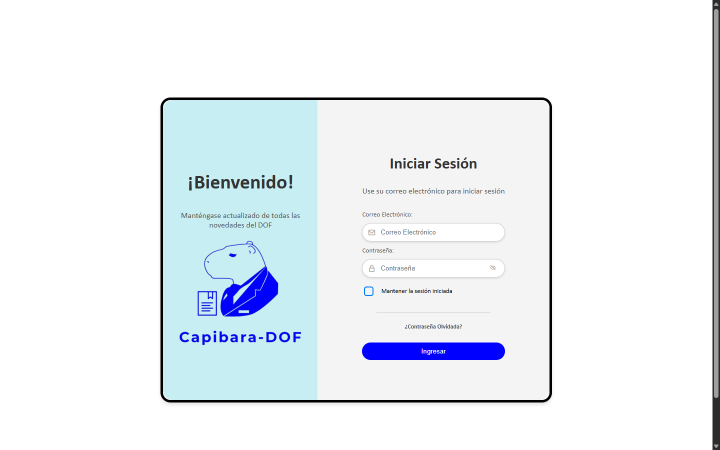
#> input picture docs/user-flow/01-login.png, 1440 x 900 px, found by its file name (shown at 1/2 size)
$ python generate_user_flow.py
#> lines starting #> are read from the running program, lines starting #| are printed output that depends on the picture; after the words box and inside, x2 and y2 are one past the last pixel; in counts of white or black regions, pixels touching at a corner belong together
"""Create a user-journey GIF from real DOF-RAG interface screenshots."""

from __future__ import annotations

import argparse
from pathlib import Path

from PIL import Image, ImageDraw, ImageFont, ImageOps

WIDTH, HEIGHT = 1000, 780
APP_BOX = (30, 88, 970, 675)
APP_SIZE = (APP_BOX[2] - APP_BOX[0], APP_BOX[3] - APP_BOX[1])
FONT_ROOT = Path("C:/Windows/Fonts")
BACKGROUND = "#081321"
PANEL = "#0d1a2b"
WHITE = "#f2f7fb"
MUTED = "#a8b9ca"
TEAL = "#53e1c0"

STEPS = (
    ("Sign in", "Enter the workspace through the Spanish-language login screen."),
    ("Open the archive", "Check the local DOF edition and available pages."),
    ("Get a cited answer", "Read the answer with document and page references."),
    ("Choose a document", "Browse available local editions and summaries."),
    ("Review the overview", "Read a concise view generated from selected excerpts."),
)
CAPTURE_NAMES = (
    "01-login.png",
    "02-home.png",
    "03-query-answer.png",
    "04-summary-list.png",
    "05-summary-open.png",
)


def load_font(size: int, *, bold: bool = False) -> ImageFont.FreeTypeFont | ImageFont.ImageFont:
    filename = "seguisb.ttf" if bold else "segoeui.ttf"
    try:
        return ImageFont.truetype(str(FONT_ROOT / filename), size)
    except OSError:
        return ImageFont.load_default()


def app_screenshot(path: Path) -> Image.Image:
    screenshot = Image.open(path).convert("RGB")
#> screenshot is the input picture: PIL image 1440x900 RGB; mean R, G, B 236.3, 241.5, 245.9
    if screenshot.width > 1200:
        screenshot = screenshot.crop((0, 0, screenshot.width - 12, screenshot.height))
#> screenshot: PIL image 1428x900 RGB
    return ImageOps.fit(
        screenshot,
        APP_SIZE,
        method=Image.Resampling.LANCZOS,
        centering=(0.5, 0.5),
    )


def rounded_mask(size: tuple[int, int], radius: int) -> Image.Image:
    mask = Image.new("L", size, 0)
    ImageDraw.Draw(mask).rounded_rectangle(
        (0, 0, size[0] - 1, size[1] - 1), radius=radius, fill=255
    )
    return mask


def wrap_text(draw: ImageDraw.ImageDraw, text: str, font: ImageFont.ImageFont, width: int) -> list[str]:
    lines: list[str] = []
    line = ""
    for word in text.split():
        candidate = f"{line} {word}".strip()
        if line and draw.textbbox((0, 0), candidate, font=font)[2] > width:
            lines.append(line)
            line = word
        else:
            line = candidate
    if line:
        lines.append(line)
    return lines


def compose_frame(screenshot: Image.Image, step_index: int) -> Image.Image:
#> called with step_index = 0
    image = Image.new("RGB", (WIDTH, HEIGHT), BACKGROUND)
    draw = ImageDraw.Draw(image)
    draw.ellipse((780, -330, 1230, 120), fill="#0b2330")
    draw.ellipse((-260, 570, 190, 1020), fill="#10182d")

    draw.text((32, 18), "DOF-RAG  /  USER JOURNEY", font=load_font(13, bold=True), fill=TEAL)
    draw.text((32, 41), "From a question to its source", font=load_font(23, bold=True), fill=WHITE)
    draw.text((915, 27), f"{step_index + 1:02d} / {len(STEPS):02d}", font=load_font(14, bold=True), fill=MUTED, anchor="ra")

    left, top, right, bottom = APP_BOX
    shadow = Image.new("RGBA", (WIDTH, HEIGHT), (0, 0, 0, 0))
#> shadow: PIL image 1000x780 RGBA; every value is 0
    shadow_draw = ImageDraw.Draw(shadow)
    shadow_draw.rounded_rectangle((left, top + 5, right, bottom + 5), radius=14, fill=(0, 0, 0, 130))
    image = Image.alpha_composite(image.convert("RGBA"), shadow).convert("RGB")
    screenshot = screenshot.resize(APP_SIZE, Image.Resampling.LANCZOS)
    image.paste(screenshot, (left, top), rounded_mask(APP_SIZE, 12))
#> in rounded_mask, `mask = Image.new("L", size, 0)`: mask: PIL image 940x587 L; every value is 0
#> in rounded_mask, `ImageDraw.Draw(mask).rounded_rectangle( (0, 0, size[0] - 1, size[1] - ..`:
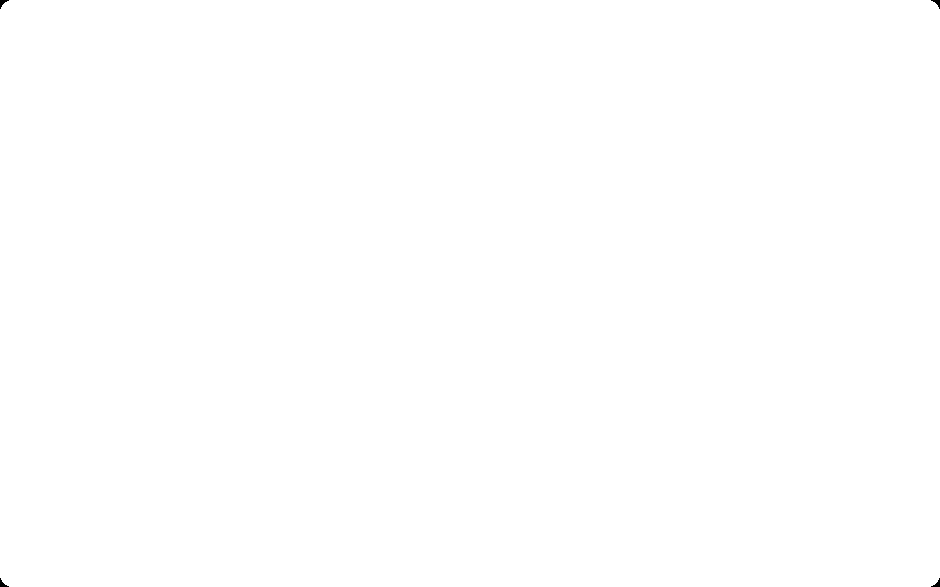
#> mask: PIL image 940x587 L; 100% white; 4 black regions, box (x1, y1, x2, y2) and area: (0, 0, 9, 9) 34, (931, 0, 940, 9) 34, (0, 578, 9, 587) 34, (931, 578, 940, 587) 34
    ImageDraw.Draw(image).rounded_rectangle(
        APP_BOX, radius=12, outline="#26394e", width=1
    )

    number_font = load_font(22, bold=True)
    title_font = load_font(16, bold=True)
    subtitle_font = load_font(12)
    title, subtitle = STEPS[step_index]
    draw = ImageDraw.Draw(image)
    draw.text((32, 694), f"{step_index + 1:02d}", font=number_font, fill=TEAL)
    draw.text((84, 692), title.upper(), font=title_font, fill=WHITE)
    lines = wrap_text(draw, subtitle, subtitle_font, 820)
#> lines = 1 item
    for index, line in enumerate(lines[:2]):
        draw.text((84, 716 + index * 16), line, font=subtitle_font, fill=MUTED)
#> this loop made 1 pass

    rail_y = 760
    rail_start, rail_end = 84, 916
    draw.line((rail_start, rail_y, rail_end, rail_y), fill="#304258", width=2)
    spacing = (rail_end - rail_start) / (len(STEPS) - 1)
    for index in range(len(STEPS)):
        x = round(rail_start + index * spacing)
        color = TEAL if index == step_index else "#607286" if index < step_index else "#304258"
        radius = 5 if index == step_index else 3
        draw.ellipse((x - radius, rail_y - radius, x + radius, rail_y + radius), fill=color)
    return image


def make_gif(capture_dir: Path, output: Path) -> None:
    missing = [capture_dir / name for name in CAPTURE_NAMES if not (capture_dir / name).is_file()]
    if missing:
        raise FileNotFoundError("Missing app screenshots: " + ", ".join(map(str, missing)))

    frames = [
        compose_frame(app_screenshot(capture_dir / filename), index)
        for index, filename in enumerate(CAPTURE_NAMES)
    ]
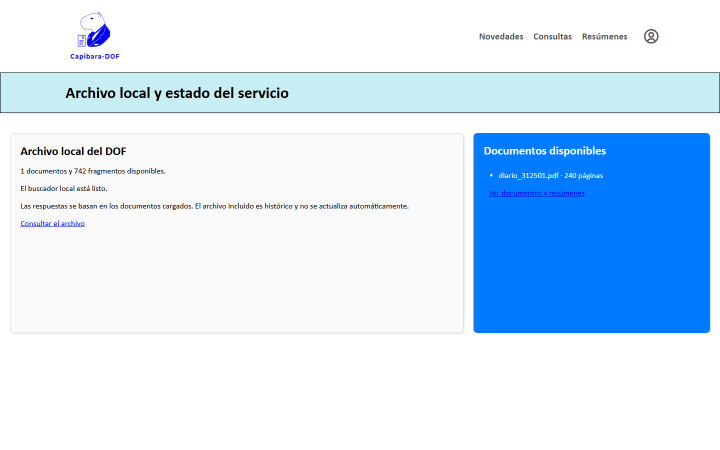
#> input picture docs/user-flow/02-home.png, 1440 x 900 px, found by its file name (shown at 1/2 size)
#> in app_screenshot, screenshot is the input picture: PIL image 1440x900 RGB; mean R, G, B 208.8, 229.8, 249.7
#> the loop in compose_frame (call 2), `for index, line in enumerate(lines[:2]):` made 1 pass
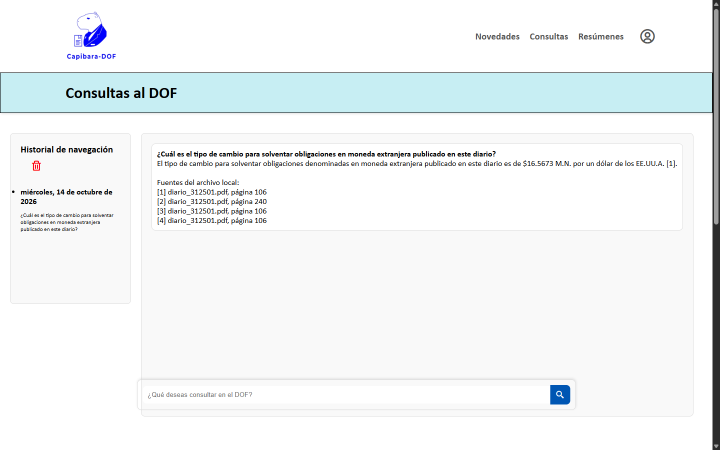
#> input picture docs/user-flow/03-query-answer.png, 1440 x 900 px, found by its file name (shown at 1/2 size)
#> in app_screenshot, screenshot is the input picture: PIL image 1440x900 RGB; mean R, G, B 241.8, 245.2, 246
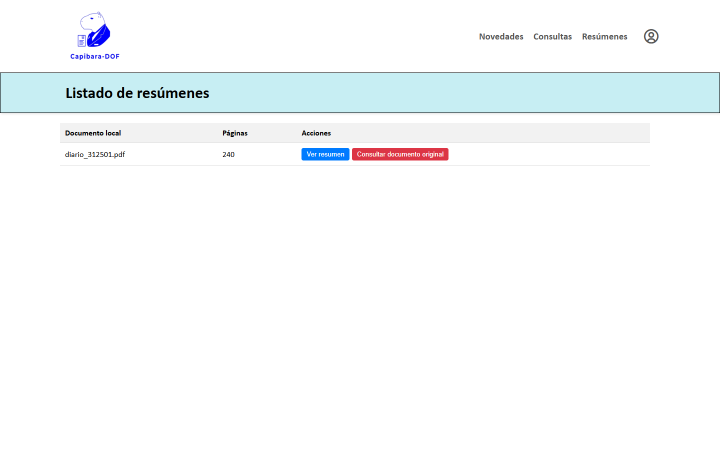
#> input picture docs/user-flow/04-summary-list.png, 1440 x 900 px, found by its file name (shown at 1/2 size)
#> in app_screenshot, screenshot is the input picture: PIL image 1440x900 RGB; mean R, G, B 247.2, 250.2, 251.2
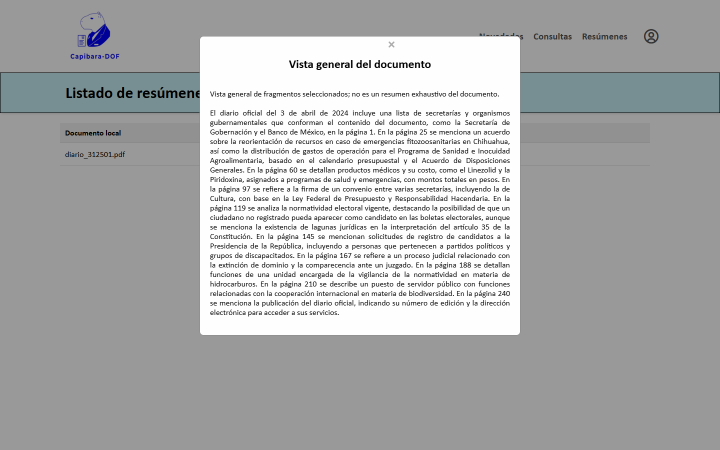
#> input picture docs/user-flow/05-summary-open.png, 1440 x 900 px, found by its file name (shown at 1/2 size)
#> in app_screenshot, screenshot is the input picture: PIL image 1440x900 RGB; mean R, G, B 173.3, 174.4, 174.7
#> in compose_frame (call 5), `image.paste(screenshot, (left, top), rounded_mask(APP_SIZE, 12))`:
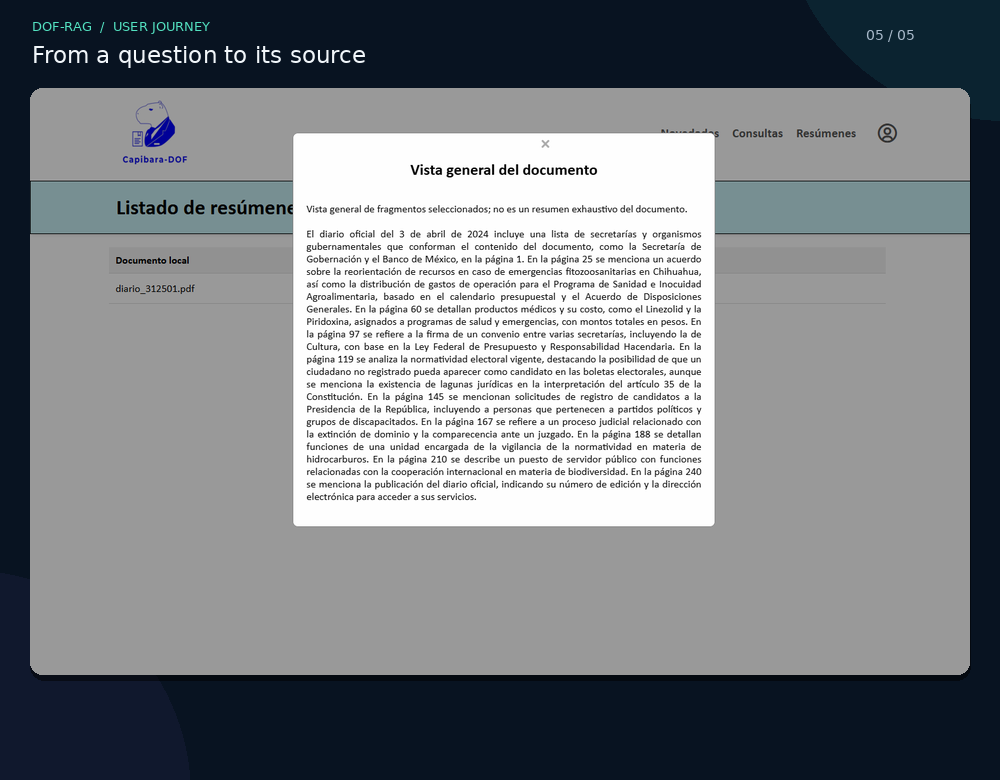
#> image: PIL image 1000x780 RGB; mean R, G, B 125.6, 129.8, 134.2
#> the loop in compose_frame (call 5), `for index, line in enumerate(lines[:2]):` made 1 pass
#> frames = 5 items

    animation: list[Image.Image] = []
    hold_frames = 10
    transition_frames = 3
    for index, frame in enumerate(frames):
        animation.extend([frame] * hold_frames)
        next_frame = frames[(index + 1) % len(frames)]
        for transition in range(1, transition_frames + 1):
            animation.append(
                Image.blend(frame, next_frame, transition / (transition_frames + 1))
            )
#> this loop made 5 passes
#> after the loop, animation = 65 items

    palette = animation[0].quantize(colors=192, method=Image.Quantize.MEDIANCUT)
    paletted = [frame.quantize(palette=palette, dither=Image.Dither.NONE) for frame in animation]
#> paletted = 65 items
    output.parent.mkdir(parents=True, exist_ok=True)
    paletted[0].save(
        output,
        save_all=True,
        append_images=paletted[1:],
        duration=110,
        loop=0,
        optimize=True,
        disposal=2,
    )
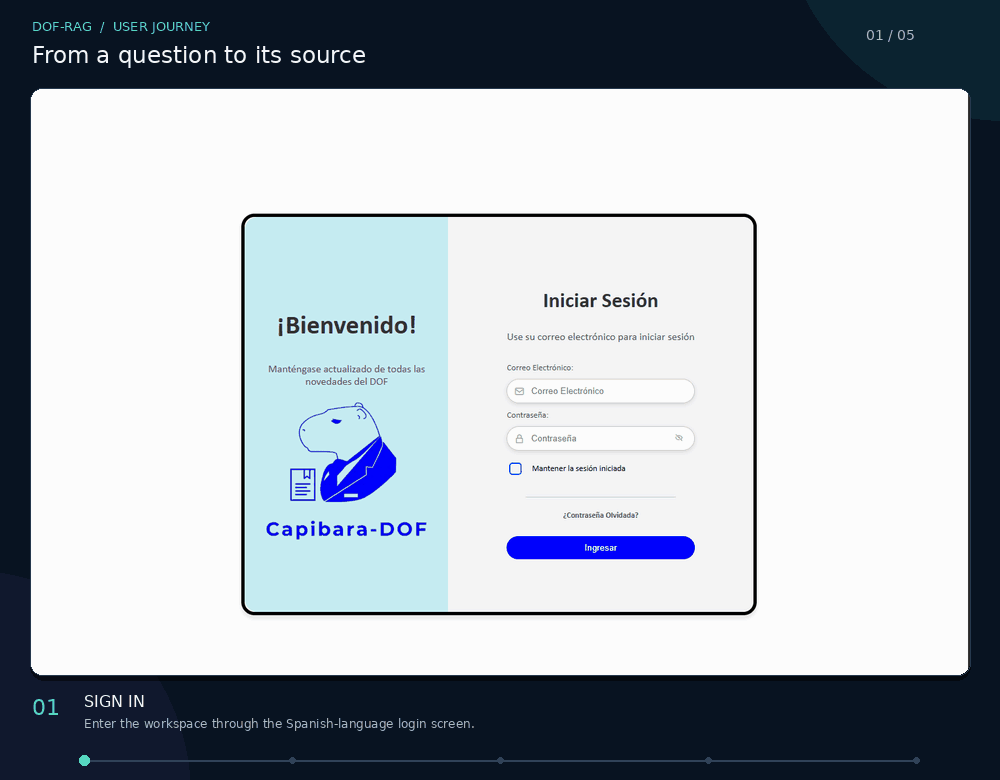
#> saved as system-flow.gif: PIL image 1000x780 P; mean R, G, B 169.3, 176.4, 183.8
    print(f"Saved {output}: {WIDTH}x{HEIGHT}, {len(paletted)} frames.")
#| Saved docs/system-flow.gif: 1000x780, 65 frames.


if __name__ == "__main__":
    parser = argparse.ArgumentParser(description=__doc__)
    parser.add_argument("--captures", type=Path, default=Path("docs/user-flow"))
    parser.add_argument("--output", type=Path, default=Path("docs/system-flow.gif"))
    arguments = parser.parse_args()
    make_gif(arguments.captures, arguments.output)
